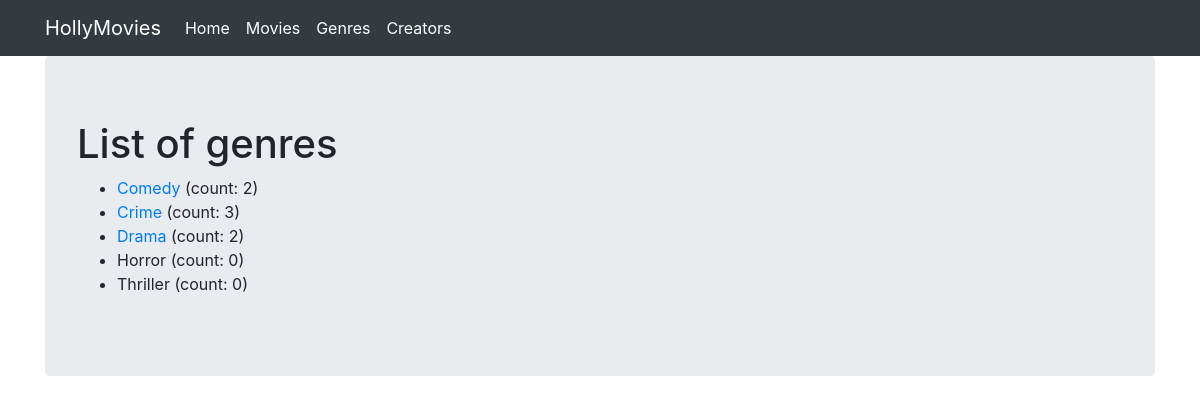
Before: /genres/ with the older database file.
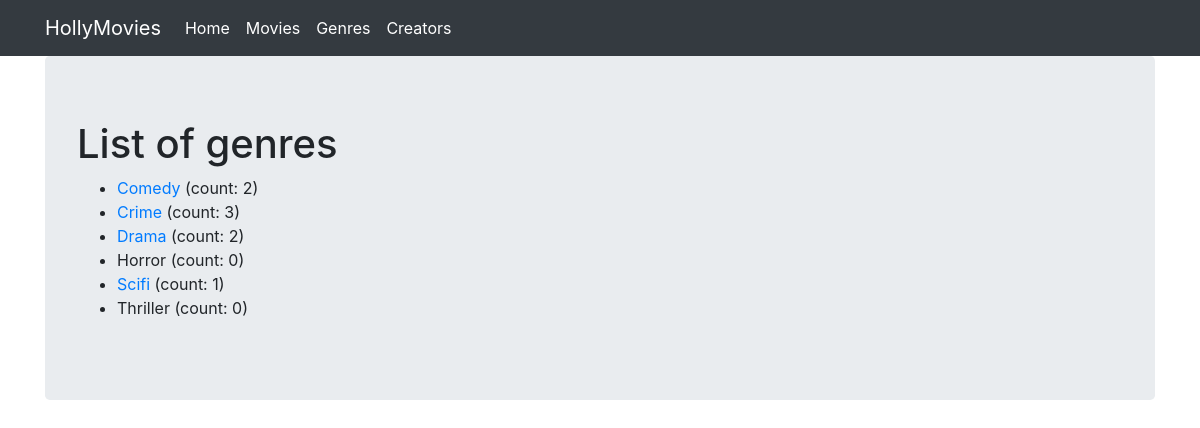
After: the same page with the newer database file.
### viewer/models.py (models this page shows, shortened)
class Genre(Model):
    name = CharField(max_length=16, null=False, blank=False)
    class Meta:
        ordering = ['name']
    def movies_count(self):
        return self.movies.all().count()

### viewer/views.py (the view)
# urls.py: path('genres/', GenresListView.as_view(), name='genres'),  # CBV: ListView
class GenresListView(ListView):
    template_name = "genres.html"
    model = Genre
    """def get_context_data(self, *, object_list=None, **kwargs):
        context = super().get_context_data(**kwargs)
        context['genres'] = Genre.objects.all()
        return context"""
    context_object_name = 'genres'

### viewer/Templates/genres.html
{% extends "base.html" %}
{% block content %}
<h1>List of genres</h1>
<ul>
    {% for genre in genres %}
        <li>
            {% if genre.movies_count %}
                <a href="{% url 'genre' genre.id %}">
            {% endif %}
            {{ genre.name }}
            {% if genre.movies_count %}
                </a>
            {% endif %}
            (count: {{ genre.movies_count }})
        </li>
    {% endfor %}
</ul>
{% endblock %}

Changed rows visible on the page:
added Genre: name "Scifi", movies_count "1"
